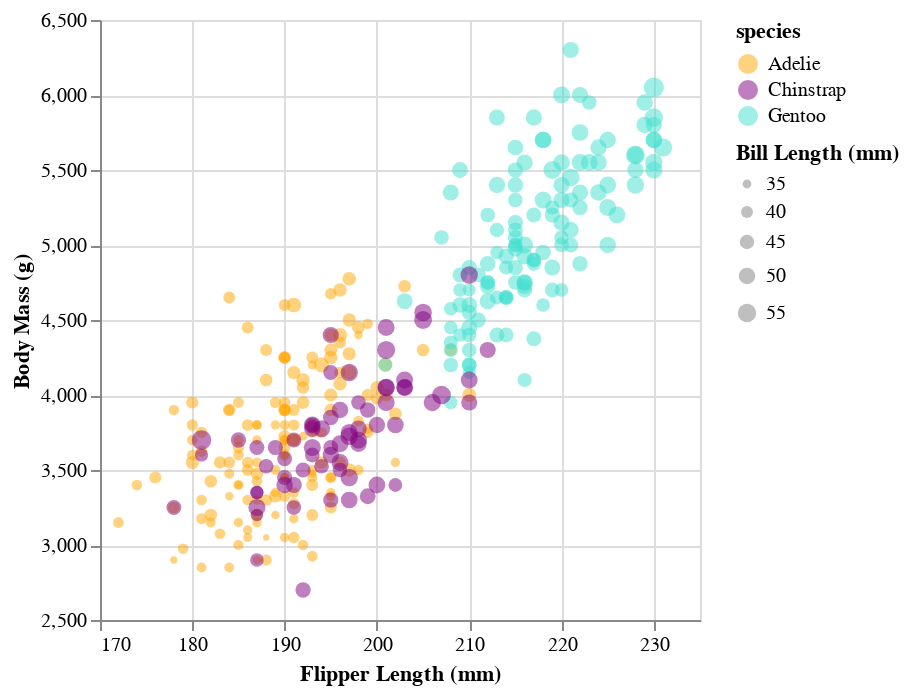

The notebook cell saved with this chart:
### Code cell
import altair as alt

dom = ['Adelie', 'Chinstrap', 'Gentoo']
col = ['Orange', 'Purple', 'Turquoise']

alt.Chart(mydata).mark_point(opacity=.5, filled = True).encode(
    x = alt.X('flipper_length_mm', scale = alt.Scale(domain = [170, 235]), title='Flipper Length (mm)'),
    y = alt.Y('body_mass_g', scale = alt.Scale(domain = [2500, 6500]), title='Body Mass (g)'),
    color = alt.Color('species', scale=alt.Scale(domain=dom, range= col)),
    size = alt.Size('bill_length_mm', scale = alt.Scale(domain = [mydata['bill_length_mm'].min(), mydata['bill_length_mm'].max()], range = [10,100]), title = 'Bill Length (mm)')
)

### Figure 1 — Vega-Lite specification as saved in the notebook (floating-point values rounded to 4 significant figures; data arrays with more than 128 entries replaced by an {"elided": "..."} marker saying what was removed)
{"config": {"view": {"continuousWidth": 300, "continuousHeight": 300}}, "data": {"name": "data-2fa7147a4ee858b86f641a4d19dd046e"}, "mark": {"type": "point", "filled": true, "opacity": 0.5}, "encoding": {"color": {"field": "species", "scale": {"domain": ["Adelie", "Chinstrap", "Gentoo"], "range": ["Orange", "Purple", "Turquoise"]}, "type": "nominal"}, "size": {"field": "bill_length_mm", "scale": {"domain": [32.1, 59.6], "range": [10, 100]}, "title": "Bill Length (mm)", "type": "quantitative"}, "x": {"field": "flipper_length_mm", "scale": {"domain": [170, 235]}, "title": "Flipper Length (mm)", "type": "quantitative"}, "y": {"field": "body_mass_g", "scale": {"domain": [2500, 6500]}, "title": "Body Mass (g)", "type": "quantitative"}}, "$schema": "https://vega.github.io/schema/vega-lite/v5.16.3.json", "datasets": {"data-2fa7147a4ee858b86f641a4d19dd046e": {"elided": "344 records"}}}
